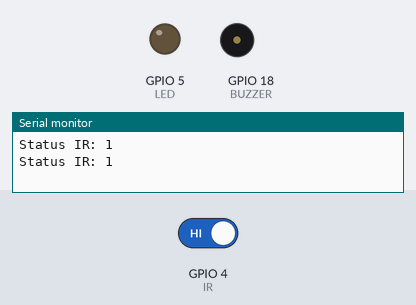
Bench run of a sketch on a simulated ESP32. On the bench: output pins drawn as LEDs (lit = HIGH), buzzer (waves = sounding), the last lines printed to the serial monitor. The inputs (shaded band) are chosen by the test bench; at power-on: GPIO 4 (IR) HIGH. WiFi joins after 1.5 s; servers stay silent unless stated.

Above: at 3.0 s.
3.1 s: GPIO 4 (IR) driven LOW
At 4.5 s:
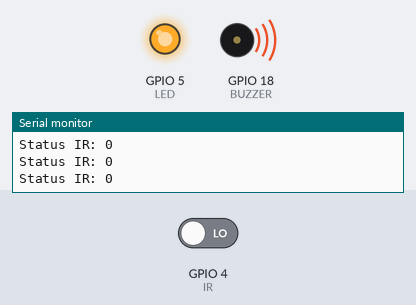
4.8 s: GPIO 4 (IR) driven HIGH
At 5.8 s:
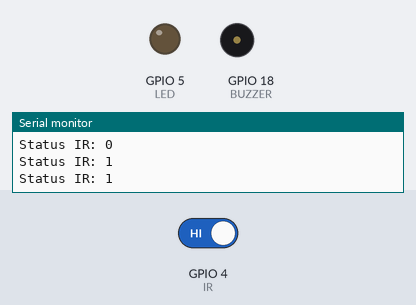
Timing chart, 0 to 7.8 s (numbered marks = the images above; inputs shaded):
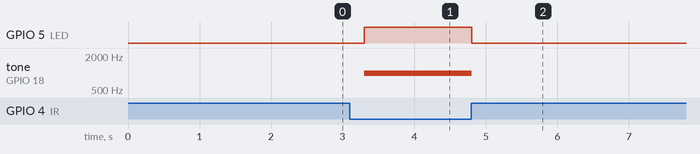

Measured:
- after the input at 3.1 s, GPIO 5 (LED): LOW → HIGH after 0.20 s; tone on GPIO 18 (BUZZER): silent → 1000 Hz after 0.20 s
- after the input at 4.8 s, GPIO 5 (LED): HIGH → LOW at once; tone on GPIO 18 (BUZZER): 1000 Hz → silent at once

The sketch:

3_ir_objek.ino
```cpp
#define BLYNK_TEMPLATE_ID "ISI_TEMPLATE_ID"
#define BLYNK_TEMPLATE_NAME "Object Detector"
#define BLYNK_AUTH_TOKEN "ISI_AUTH_TOKEN"

#include <WiFi.h>
#include <BlynkSimpleEsp32.h>

char ssid[] = "Wokwi-GUEST";
char pass[] = "";

#define IR 4
#define LED 5
#define BUZZER 18

BlynkTimer timer;

void sendSensor() {
  int objek = digitalRead(IR);

  // Modul IR biasanya LOW saat objek terdeteksi
  if (objek == LOW) {
    digitalWrite(LED, HIGH);
    tone(BUZZER, 1000);
    Blynk.virtualWrite(V0, 1);
    Blynk.virtualWrite(V1, "OBJEK TERDETEKSI");
  } else {
    digitalWrite(LED, LOW);
    noTone(BUZZER);
    Blynk.virtualWrite(V0, 0);
    Blynk.virtualWrite(V1, "TIDAK ADA OBJEK");
  }

  Serial.print("Status IR: ");
  Serial.println(objek);
}

void setup() {
  Serial.begin(115200);
  pinMode(IR, INPUT_PULLUP);
  pinMode(LED, OUTPUT);
  pinMode(BUZZER, OUTPUT);

  Blynk.begin(BLYNK_AUTH_TOKEN, ssid, pass);
  timer.setInterval(500L, sendSensor);
}

void loop() {
  Blynk.run();
  timer.run();
}
```
